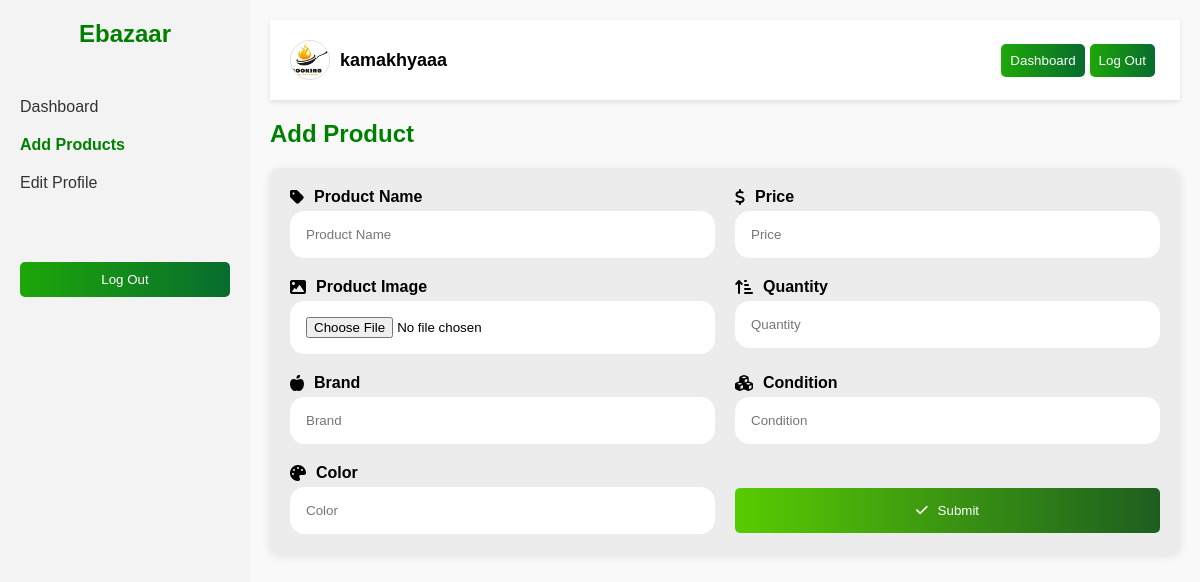
/add_product/ (signed in), run on an earlier commit of the app's database.
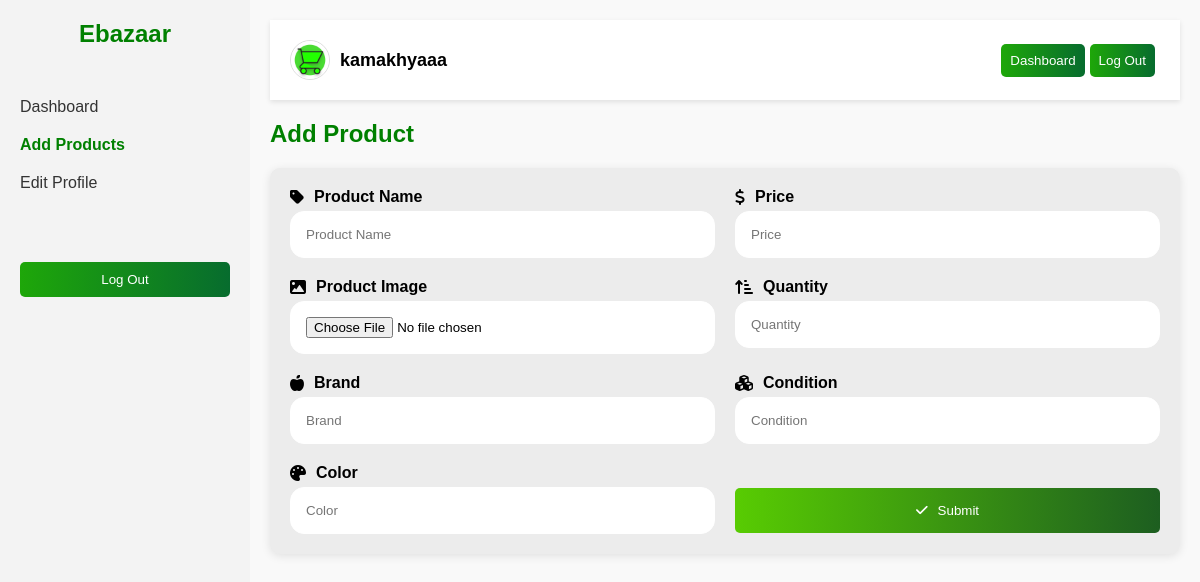
And on a later commit of the database.
### ebozarapp/models.py (models this page shows, shortened)
class Profile(models.Model):
    USER_TYPE_CHOICES = [
        ('buyer', 'Buyer'),
        ('seller', 'Seller'),
    ]
    user = models.OneToOneField(User, on_delete=models.CASCADE)
    store_name = models.CharField(max_length=255)
    email = models.EmailField(max_length=254)
    phone_number = models.CharField(max_length=30)
    bio = models.TextField(null=True, blank=True)
    logo = models.ImageField(upload_to='media/', null=True, blank=True)
    address = models.CharField(max_length=255, null=True, blank=True)
    country = models.CharField(max_length=100, null=True, blank=True)
    city = models.CharField(max_length=100, null=True, blank=True)
    verify  = models.BooleanField(default=True)
    date = models.DateField(auto_now_add=True)
    date_time = models.DateTimeField(auto_now_add=True)
    user_type = models.CharField(max_length=10, choices=USER_TYPE_CHOICES)

### ebozarapp/views.py (the view, shortened to what this page needs)
# urls.py: path('add_product/', views.add_product, name='add_product'),
@login_required(login_url='/login')
def add_product(request):
    user = request.user
    user_profile = Profile.objects.get(user=user)
    context = {'user_profile': user_profile}
    return render(request, 'add_product.html', context)

### templates/add_product.html (shortened to what this page needs)
<!DOCTYPE html>
<html lang="en">
<head>
    <link rel="stylesheet" href="https://cdnjs.cloudflare.com/ajax/libs/font-awesome/6.0.0-beta3/css/all.min.css">
    <link rel="stylesheet" href="/static/css/dashboard.css">
    <link rel="stylesheet" href="/static/css/add_product.css">
</head>
<body>
    <div class="sidebar">
        <a href="/">
            <h2 class="logo">Ebazaar</h2>
        </a>
        <ul>
            <li><a href="/dashboard" >Dashboard</a></li>
            <li><a href="#" class="active">Add Products</a></li>
            <li><a href="/profile">Edit Profile</a></li>
        </ul>
        <form method="POST" action="{% url 'logout' %}">
            <button class="logout-btn">Log Out</button>
        </form>
    </div>
    <div class="main-content">
        <div class="topbar">
            <a href="/profile">
                <div class="user-info">
                    {% if user_profile.logo %}
                        <img src="{{user_profile.logo.url}}" alt="Profile Picture">
                        <span class="user-name">{{user_profile.store_name}}</span>
                    {% else %}
                        <img src="/static/assets/camera.png" alt="Profile Picture">
                        <span class="user-name">{{user_profile.store_name}}</span>
                    {% endif %}
                </div>
            </a>
            <div class="addprt">
                <a class="add_product_button" href="/dashboard"><button>Dashboard</button></a>
                <a href="/logout"><button>Log Out</button></a>
            </div>
        </div>
        <div class="dashboard">
            <div class="addprt">
                <h2>Add Product</h2>
            </div>
            <section class="form-section">
                <form class="product-form" method="POST" action="{% url 'add_product' %}" enctype="multipart/form-data">
                    <div class="form-group">
                        <label><i class="fas fa-tag"></i> Product Name</label>
                        <input type="text" name="product_name" placeholder="Product Name" required>
                    </div>
                    <div class="form-group">
                        <label><i class="fas fa-dollar-sign"></i> Price</label>
                        <input type="text" name="price" placeholder="Price" required>
                    </div>
                    <div class="form-group">
                        <label><i class="fas fa-image"></i> Product Image</label>
                        <input type="file" name="image" placeholder="Product Image " style="background-color: white;" accept="image/*" required>
                    </div>
                    <div class="form-group">
                        <label><i class="fas fa-sort-amount-up-alt"></i> Quantity</label required>
                        <input type="number" name="quantity" placeholder="Quantity">
                    </div>
                    <div class="form-group">
                        <label><i class="fas fa-apple-alt"></i> Brand</label >
                        <input type="text" name="brand" placeholder="Brand">
                    </div>
                    <div class="form-group">
                        <label><i class="fas fa-cubes"></i> Condition</label required>
                        <input type="text" name="condtion" placeholder="Condition">
                    </div>
                    <div class="form-group">
                        <label><i class="fas fa-palette"></i> Color</label>
                        <input type="text" name="color" placeholder="Color">
                    </div>
                    <div class="form-group">
                      <button type="submit" class="submit-btn"><i class="fas fa-check"></i> Submit</button>
                    </div>
                </form>
            </section>
        </div>
    </div>
</body>
</html>

What changed in the data, as far as the page shows it:
changed Profile "kamakhyaaa": logo: a different picture
